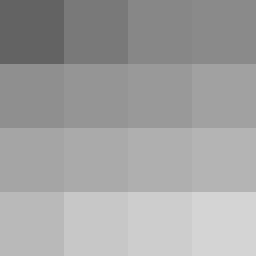
#> input picture Atividade_4/tmp/original/imageE.bmp, 256 x 256 px
$ jupyter execute exercicio6.ipynb
#> lines starting #> are read from the running program, lines starting #| are printed output that depends on the picture
[cell 1]
import numpy as np
from sklearn import metrics
from PIL import Image
import scipy as sc
import cv2
import matplotlib.pyplot as plt
import os

FILES_DIR = os.path.abspath('tmp')

[cell 2]
def applyMeanFilter(image, imageName, n = 3):
    offset = n // 2

    image = np.asarray(image)
    imageY, imageX = image.shape

    filteredImage = np.zeros((imageY, imageX))

    for x in range(offset, imageX - offset):
        for y in range(offset, imageY - offset):
            sum = 0

            for i in range(n):
                for j in range(n):
                    sum += image[y - offset + i, x - offset + j]

            filteredImage[y, x] = sum / (n ** 2)

    filteredImage = Image.fromarray(filteredImage.astype(np.uint8))
    filteredImage.show()
    filteredImage.save(f'{FILES_DIR}/correction/{imageName}_meanFilter_{n}.bmp')

def applyMedianFilter(image, imageName, n = 3):
    offset = n // 2

    image = np.asarray(image)
    imageY, imageX = image.shape

    filteredImage = np.zeros((imageY, imageX))

    for x in range(offset, imageX - offset):
        for y in range(offset, imageY - offset):
            filteredImage[y, x] = np.median(image[y - offset:y - offset + n, x - offset:x - offset + n])

    filteredImage = Image.fromarray(filteredImage.astype(np.uint8))
    filteredImage.show()
    filteredImage.save(f'{FILES_DIR}/correction/{imageName}_medianFilter_{n}.bmp')

def applyGaussianFilter(image, imageName, n = 3):
    pascalLine = sc.linalg.pascal(n, kind = 'lower')[-1]
    mask = 1 / np.sum(np.outer(pascalLine, pascalLine)) * np.outer(pascalLine, pascalLine)

    offset = n // 2

    image = np.asarray(image)
    imageY, imageX = image.shape

    filteredImage = np.zeros((imageY, imageX))

    for x in range(offset, imageX - offset):
        for y in range(offset, imageY - offset):
            sum = 0

            for i in range(n):
                for j in range(n):
                    sum += image[y - offset + j, x - offset + i] * mask[j, i]

            filteredImage[y, x] = sum

    filteredImage = Image.fromarray(filteredImage.astype(np.uint8))
    filteredImage.show()
    filteredImage.save(f'{FILES_DIR}/correction/{imageName}_gaussianFilter_{n}.bmp')

def applyModeFilter(image, imageName, n = 3):
    offset = n // 2

    image = np.asarray(image)
    imageY, imageX = image.shape

    filteredImage = np.zeros((imageY, imageX))

    for x in range(offset, imageX - offset):
        for y in range(offset, imageY - offset):
            filteredImage[y, x] = np.argmax(np.bincount(image[y - offset:y - offset + n, x - offset:x - offset + n].flatten()))

    filteredImage = Image.fromarray(filteredImage.astype(np.uint8))
    filteredImage.show()
    filteredImage.save(f'{FILES_DIR}/correction/{imageName}_modeFilter_{n}.bmp')

def applyLaplacianFilter(image, imageName, mask, maskID, normalized = False, n = 3):
    mask = np.asarray(mask)
    offset = n // 2

    if normalized:
        mask = 1 / (n ** 2) * mask

    image = np.asarray(image)
    imageY, imageX = image.shape

    filterImage = np.zeros((imageY, imageX))

    for x in range(offset, imageX - offset):
        for y in range(offset, imageY - offset):
            for i in range(n):
                for j in range(n):
                    filterImage[y, x] += image[y - offset + j, x - offset + i] * mask[j, i]

    nameAux = f'{imageName}_laplacian'
    if normalized:
        nameAux = f'{imageName}_normalizedLaplacian'

    cv2.imwrite(f'{FILES_DIR}/correction/{nameAux}Filter_{maskID}.bmp', filterImage)
    cv2.imwrite(f'{FILES_DIR}/correction/{nameAux}Filtered_{maskID}.bmp', image + filterImage)

    plt.imshow(cv2.cvtColor(cv2.convertScaleAbs(image + filterImage), cv2.COLOR_BGR2RGB))
    plt.axis('off')
    plt.show()

def computeMetrics(imageA):
    imageA = np.asarray(imageA).astype(np.float32)
    images = sorted(os.listdir(f'{FILES_DIR}/correction/'))

    for imagem in images:
        imageB = np.asarray(Image.open(f'{FILES_DIR}/correction/{imagem}')).astype(np.float32)

        medianAbsoluteError = metrics.mean_absolute_error(imageA.ravel(), imageB.ravel())
        meanSquaredError = metrics.mean_squared_error(imageA.ravel(), imageB.ravel())

        print(f'{imagem}:\nErro Médio Absoluto = {medianAbsoluteError} / Erro Médio Quadrático: {meanSquaredError}\n')

[cell 3]
os.makedirs(f'{FILES_DIR}/correction/', exist_ok = True)

noiseImages = [
    'imageE_gaussianNoise.bmp',
    'imageE_saltPepperNoise.bmp'
]

print('Imagem Original:')

originalImage = Image.open(f'{FILES_DIR}/original/imageE.bmp').convert('L')
#> originalImage is the input picture: PIL image 256x256 L; min 99, max 212, mean 161.9
originalImage.show()

laplacianMasks = [
    [[0, -1, 0], [-1, 4, -1], [0, -1, 0]],
    [[-1, -1, -1], [-1, 8, -1], [-1, -1, -1]]
]

for imageName in noiseImages:
    print(f'Imagem {imageName}:')

    noiseImage = Image.open(f'{FILES_DIR}/noise/{imageName}').convert('L')
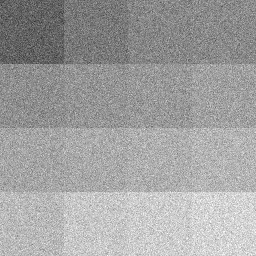
#> input picture Atividade_4/images/noise/imageE_gaussianNoise.bmp, 256 x 256 px, found by its file name
#> noiseImage is the input picture: PIL image 256x256 L; min 45, max 255, mean 161.4
    imageName = str.split(imageName, '.')[0]

    noiseImage.show()

    print(f'Filtro da Média:')
    applyMeanFilter(noiseImage, imageName)

    print(f'Filtro da Mediana:')
    applyMedianFilter(noiseImage, imageName)

    print(f'Filtro Gaussiano:')
    applyGaussianFilter(noiseImage, imageName)

    print(f'Filtro da Moda:')
    applyModeFilter(noiseImage, imageName)
#> after the loop in applyModeFilter, `for x in range(offset, imageX - offset):`:
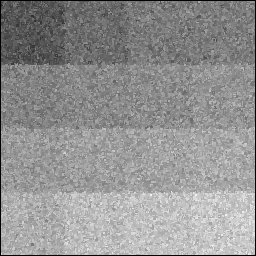
#> filteredImage: shape (256, 256) float64; min 0, max 249, mean 146.7

    for i, mask in enumerate(laplacianMasks):
        print(f'Filtro Laplaciano ({i}):')
        applyLaplacianFilter(noiseImage, imageName, mask, i)

        print(f'Filtro Laplaciano Normalizado ({i}):')
        applyLaplacianFilter(noiseImage, imageName, mask, i, True)
#> this loop made 2 passes
#> pass 1, in applyLaplacianFilter, `cv2.imwrite(f'{FILES_DIR}/correction/{nameAux}Filter_{maskID}.bmp', fi..`:
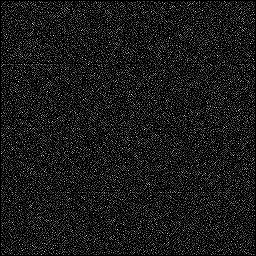
#> saved as imageE_gaussianNoise_laplacianFilter_0.bmp: shape (256, 256); min 0, max 255, mean 26.3
#> pass 1, in applyLaplacianFilter, `cv2.imwrite(f'{FILES_DIR}/correction/{nameAux}Filtered_{maskID}.bmp', ..`:
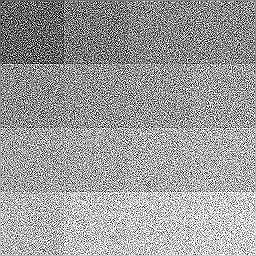
#> saved as imageE_gaussianNoise_laplacianFiltered_0.bmp: shape (256, 256); min 0, max 255, mean 156.5
#> pass 1, in applyLaplacianFilter, `plt.show()`:
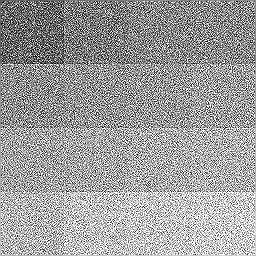
#> shown: shape (256, 256, 3); min 0, max 255, mean 157.5
#> pass 2, in applyLaplacianFilter (call 3), `plt.show()`:
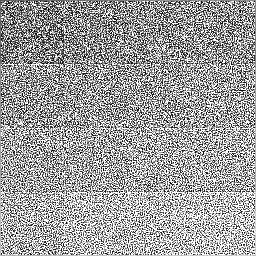
#> shown: shape (256, 256, 3); min 0, max 255, mean 158.2
#> pass 2, in applyLaplacianFilter (call 4), `plt.show()`:
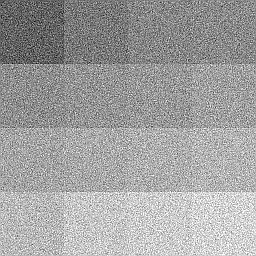
#> shown: shape (256, 256, 3); min 0, max 255, mean 161.3
#> pass 2 of the loop `for imageName in noiseImages:`:
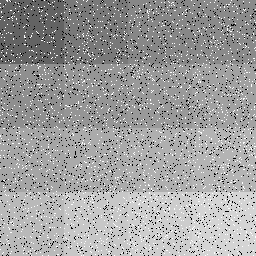
#> input picture Atividade_4/images/noise/imageE_saltPepperNoise.bmp, 256 x 256 px, found by its file name
#> noiseImage is the input picture: PIL image 256x256 L; min 0, max 255, mean 157.9
#> after the loop in applyGaussianFilter (call 2), `for x in range(offset, imageX - offset):`:
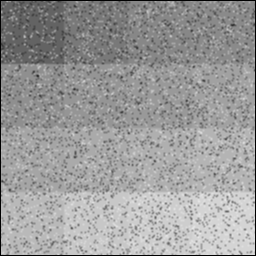
#> filteredImage: shape (256, 256) float64; min 0, max 230, mean 155.5
#> the loop `for i, mask in enumerate(laplacianMasks):` made 2 passes
#> pass 2, in applyLaplacianFilter (call 8), `plt.show()`:
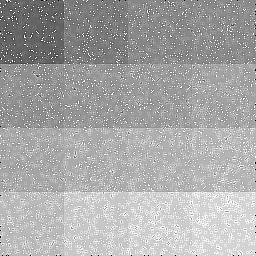
#> shown: shape (256, 256, 3); min 0, max 255, mean 168.1

computeMetrics(originalImage)
